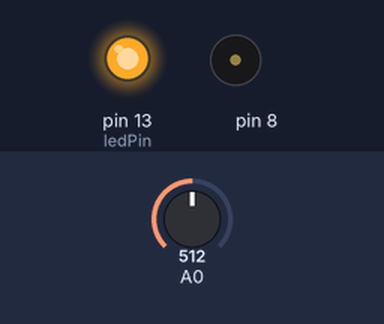
This sketch was run on a simulated Arduino Uno, built with avr-gcc and run on an emulated ATmega328P. On the bench: output pins drawn as LEDs (lit = HIGH), buzzer (waves = sounding). The test bench sets the inputs (shaded band); at power-on: A0 = 512.

Above: at 0.1 s.
At 5.1 s:
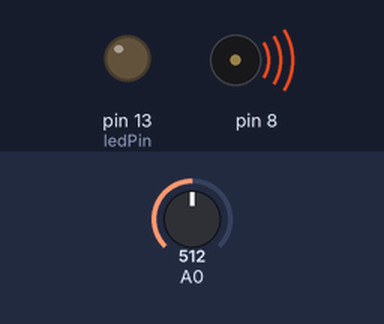
Timing chart, 0 to 6.6 s (numbered marks = the images above):
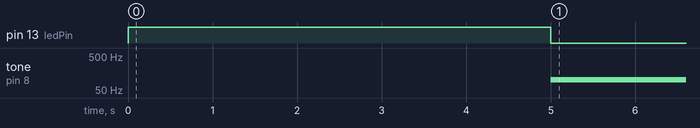

Measured:
- by itself, tone on pin 8: silent → 99 Hz at 5.0 s

The sketch:

LightTheremin.ino
```cpp
int sensorValue;
int sensorLow = 1023;
int sensorHigh = 0;

const int ledPin = 13;

void setup() {
  // put your setup code here, to run once:
  pinMode(ledPin, OUTPUT);
  digitalWrite(ledPin, HIGH);

  while (millis() < 5000){
    sensorValue = analogRead(A0);
    if (sensorValue > sensorHigh){
      sensorHigh = sensorValue;
    }
    if (sensorValue < sensorLow){
      sensorLow = sensorValue;
    }

  }
  digitalWrite(ledPin, LOW);

}

void loop() {
  // put your main code here, to run repeatedly:
  sensorValue = analogRead(A0);

  int pitch = map(sensorValue, sensorLow, sensorHigh, 100, 400);
  tone (8,pitch,20);
  delay(10);
}
```
